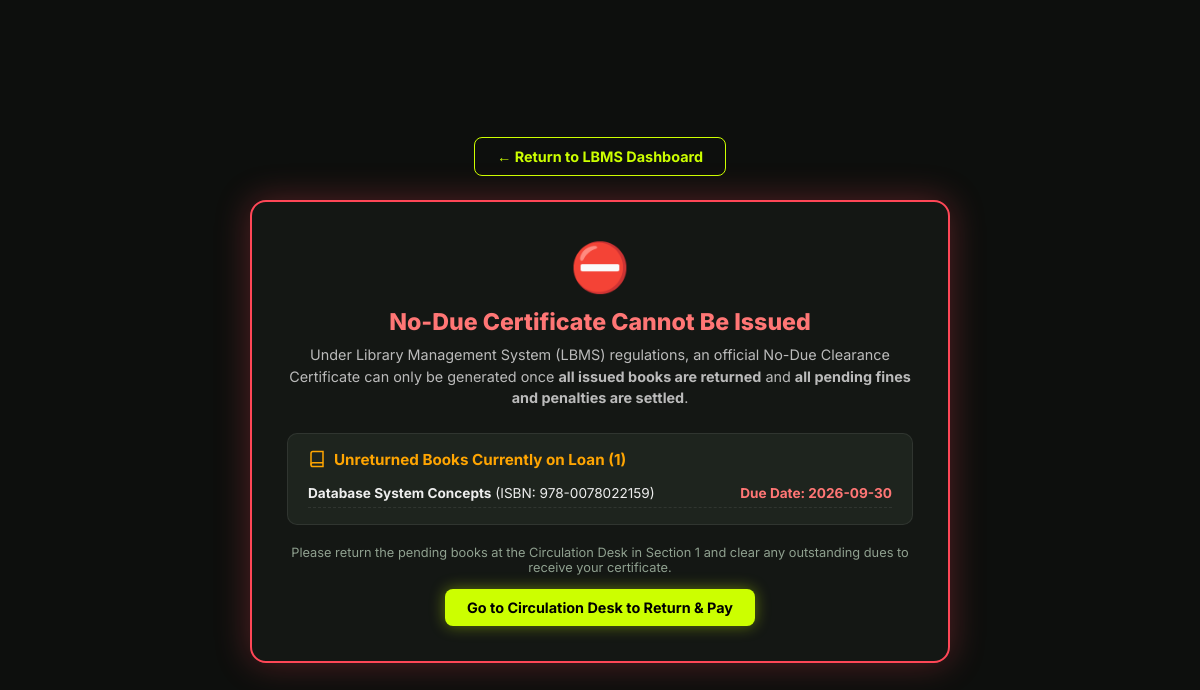
Screenshot of /no_due_certificate (signed in) with the database file from the repository.
### tables this page shows
CREATE TABLE IssueDate (
        IssueId INTEGER PRIMARY KEY AUTOINCREMENT,
        ISBN TEXT NOT NULL,
        Title TEXT NOT NULL,
        Author TEXT NOT NULL,
        IssueDate TEXT NOT NULL,
        Regno TEXT NOT NULL,
        StudentName TEXT NOT NULL,
        Sem TEXT NOT NULL,
        Course_Branch TEXT NOT NULL,
        Duedate TEXT NOT NULL,
        IssuingStaffId TEXT NOT NULL,
        Status TEXT NOT NULL DEFAULT 'ISSUED',
        FOREIGN KEY (ISBN) REFERENCES BookDetails (ISBN)
    );

### app.py (the view)
@app.route('/no_due_certificate')
def no_due_certificate():
    if 'user_id' not in session:
        return redirect(url_for('login'))
    user = get_current_user()
    if not user:
        flash("User record not found.", "danger")
        return redirect(url_for('dashboard'))
    conn = get_db_connection()
    active_issues = conn.execute(
        "SELECT * FROM IssueDate WHERE Regno = ? AND Status = 'ISSUED'", (user['Regno'],)
    ).fetchall()
    pending_fines = conn.execute(
        "SELECT * FROM FineCalculation WHERE Regno = ? AND Status = 'PENDING'", (user['Regno'],)
    ).fetchall()
    conn.close()
    total_pending_amount = sum(f['Fine'] + f['Penality'] for f in pending_fines)
    is_eligible = (len(active_issues) == 0) and (total_pending_amount == 0)
    cert_data = {
        'cert_no': f"NDC-IPEC-{datetime.now().strftime('%Y%m')}-{user['UserId'].upper()}",
        'name': user['FullName'],
        'regno': user['Regno'] or 'N/A',
        'branch': user['Branch'] or 'Engineering',
        'sem': user['Sem'] or 'Final',
        'email': user['Email'] or 'N/A',
        'issue_date': datetime.now().strftime("%d %B %Y"),
        'authority': "Chief Librarian & Verification Officer",
        'institution': "iPEC Solutions Resource & Research Center, Bangalore"
    }
    return render_template(
        'no_due_certificate.html',
        is_eligible=is_eligible,
        user=user,
        cert=cert_data,
        active_issues=active_issues,
        pending_fines=pending_fines,
        total_pending_amount=total_pending_amount
    )

### app.py (called while the page is built)
def get_current_user():
    if 'user_id' in session:
        conn = get_db_connection()
        user = conn.execute("SELECT * FROM Users WHERE UserId = ?", (session['user_id'],)).fetchone()
        conn.close()
        return user
    return None

### database.py (called while the page is built)
def get_db_connection():
    conn = sqlite3.connect(DB_PATH)
    conn.row_factory = sqlite3.Row
    conn.execute("PRAGMA foreign_keys = ON")
    return conn

### templates/no_due_certificate.html (shortened to what this page needs)
<!DOCTYPE html>
<html lang="en">
<head>
</head>
<body>
  <div class="action-nav">
    <a href="{{ url_for('dashboard') }}" class="btn btn-outline">
      ← Return to LBMS Dashboard
    </a>
  </div>
  {% if is_eligible %}
    <div class="cert-container">
      <div class="cert-watermark">NO DUES</div>
      <div class="cert-content">
        <div class="cert-header">
          <div class="cert-inst-title">iPEC Solutions Research & Resource Center</div>
          <div class="cert-inst-sub">Central Information & Library Resource Division • Bangalore, Karnataka</div>
          <div class="cert-title-badge">Official No-Due Clearance Certificate</div>
        </div>
        <div class="cert-meta-bar">
          <div>Certificate ID: <strong>{{ cert.cert_no }}</strong></div>
          <div>Date of Clearance: <strong>{{ cert.issue_date }}</strong></div>
        </div>
        <div class="cert-body">
          <p>
            This is to formally certify that student
            <span class="cert-student-highlight">{{ cert.name }}</span>,
            bearing Institutional Registration No / USN:
            <span class="cert-student-highlight">{{ cert.regno }}</span>,
            Department / Branch of
            <span class="cert-student-highlight">{{ cert.branch }}</span>
            ({{ cert.sem }} Semester), has systematically returned all books, reference volumes, and instructional material issued in their name from the Central Library.
          </p>
          <br>
          <p>
            The computerized Relational Database records verify that the candidate possesses
            <strong>ZERO (0) outstanding books</strong> and <strong>ZERO (0) pending overdue fines or lost book penalties</strong>.
            Full library clearance is hereby accorded for all institutional and examination purposes.
          </p>
        </div>
        <div class="cert-footer">
          <div class="seal-box">
            <div>LBMS CENTRAL</div>
            <div style="font-size:0.85rem; margin:2px 0;">★ VERIFIED ★</div>
            <div>BANGALORE</div>
          </div>
          <div style="text-align:center; font-size:0.75rem; color:#555;">
            <div>Digitally Verified by LBMS</div>
            <div style="font-family:'JetBrains Mono',monospace; font-size:0.68rem; color:#222; margin-top:2px;">
              SECURE-HASH-OK
            </div>
          </div>
          <div class="sign-box">
            <div class="sign-line"></div>
            <div class="sign-title">{{ cert.authority }}</div>
            <div style="font-size:0.72rem; color:#666;">Chief Librarian & Resource Officer</div>
          </div>
        </div>
      </div>
    </div>
  {% else %}
    <div class="due-warning-box">
      <div class="warning-icon">⛔</div>
      <div class="warning-title">No-Due Certificate Cannot Be Issued</div>
      <p class="warning-desc">
        Under Library Management System (LBMS) regulations, an official No-Due Clearance Certificate can only be generated once <strong>all issued books are returned</strong> and <strong>all pending fines and penalties are settled</strong>.
      </p>
      {% if active_issues %}
        <div class="due-items-card">
          <h4>
            <svg width="18" height="18" viewBox="0 0 24 24" fill="none" stroke="#ffa502" stroke-width="2">
              <path d="M4 19.5A2.5 2.5 0 0 1 6.5 17H20"></path>
              <path d="M6.5 2H20v20H6.5A2.5 2.5 0 0 1 4 19.5v-15A2.5 2.5 0 0 1 6.5 2z"></path>
            </svg>
            Unreturned Books Currently on Loan ({{ active_issues|length }})
          </h4>
          {% for b in active_issues %}
            <div class="due-list-item">
              <div>
                <strong>{{ b['Title'] }}</strong> (ISBN: {{ b['ISBN'] }})
              </div>
              <div style="color:#ff7675; font-weight:700;">
                Due Date: {{ b['Duedate'] }}
              </div>
            </div>
          {% endfor %}
        </div>
      {% endif %}
      <div style="text-align:center; margin-top:20px;">
        <p style="font-size:0.8rem; color:#8fa08f; margin-bottom:14px;">
          Please return the pending books at the Circulation Desk in Section 1 and clear any outstanding dues to receive your certificate.
        </p>
        <a href="{{ url_for('dashboard') }}" class="btn btn-kiwi">
          Go to Circulation Desk to Return & Pay
        </a>
      </div>
    </div>
  {% endif %}
</body>
</html>

### templates/no_due_certificate.html (style rules this page uses)
* { box-sizing: border-box; margin: 0; padding: 0; }
body { font-family: 'Inter', sans-serif; background: #0d0f0d; color: #fff; display: flex; flex-direction: column; align-items: center; justify-content: center; min-height: 100vh; padding: 24px; }
.action-nav { margin-bottom: 24px; display: flex; gap: 12px; }
.btn { padding: 10px 22px; border-radius: 8px; font-weight: 700; cursor: pointer; font-size: 0.9rem; text-decoration: none; display: inline-flex; align-items: center; gap: 8px; border: none; transition: transform 0.2s ease; }
.btn-kiwi { background: #CCFF00; color: #000; box-shadow: 0 0 15px rgba(204, 255, 0, 0.4); }
.btn-outline { background: transparent; color: #CCFF00; border: 1px solid #CCFF00; }
.due-warning-box { width: 700px; background: #141714; border: 2px solid #ff4757; border-radius: 16px; padding: 35px; box-shadow: 0 0 35px rgba(255, 71, 87, 0.3); }
.warning-icon { font-size: 3rem; text-align: center; margin-bottom: 12px; }
.warning-title { font-size: 1.45rem; font-weight: 800; color: #ff7675; text-align: center; margin-bottom: 8px; }
.warning-desc { font-size: 0.9rem; color: #bbb; text-align: center; margin-bottom: 24px; line-height: 1.5; }
.due-items-card { background: #1e241e; border-radius: 10px; padding: 16px 20px; margin-bottom: 18px; border: 1px solid rgba(255, 255, 255, 0.08); }
.due-items-card h4 { color: #ffa502; font-size: 0.95rem; margin-bottom: 10px; display: flex; align-items: center; gap: 8px; }
.due-list-item { font-size: 0.85rem; color: #eee; padding: 6px 0; border-bottom: 1px dashed rgba(255, 255, 255, 0.08); display: flex; justify-content: space-between; }

### rows the page displays
IssueDate: Title "Database System Concepts", ISBN "978-0078022159", Duedate "2026-09-30"

### other values shown
{{ active_issues|length }} "1"
